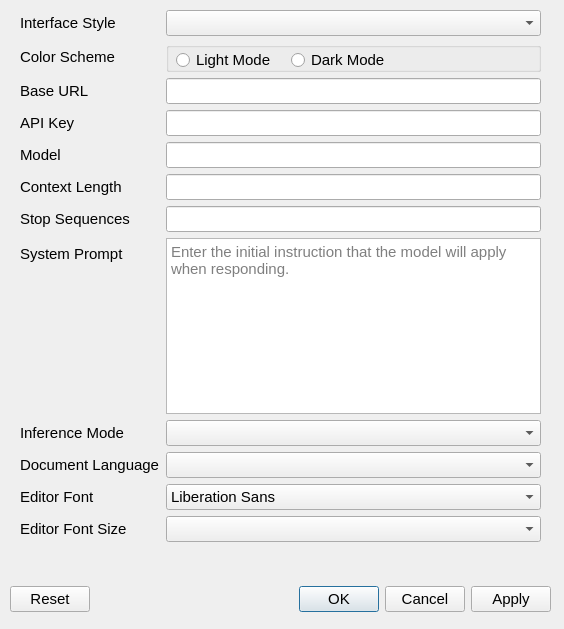
<?xml version="1.0" encoding="UTF-8"?>
<ui version="4.0">
 <class>Settings</class>
 <widget class="QWidget" name="Settings">
  <property name="windowModality">
   <enum>Qt::WindowModality::WindowModal</enum>
  </property>
  <property name="geometry">
   <rect>
    <x>0</x>
    <y>0</y>
    <width>564</width>
    <height>629</height>
   </rect>
  </property>
  <property name="sizePolicy">
   <sizepolicy hsizetype="Fixed" vsizetype="Fixed">
    <horstretch>0</horstretch>
    <verstretch>0</verstretch>
   </sizepolicy>
  </property>
  <property name="focusPolicy">
   <enum>Qt::FocusPolicy::NoFocus</enum>
  </property>
  <property name="windowTitle">
   <string>Settings</string>
  </property>
  <property name="styleSheet">
   <string notr="true"/>
  </property>
  <widget class="QDialogButtonBox" name="buttonBox">
   <property name="geometry">
    <rect>
     <x>10</x>
     <y>580</y>
     <width>541</width>
     <height>38</height>
    </rect>
   </property>
   <property name="font">
    <font>
     <pointsize>11</pointsize>
    </font>
   </property>
   <property name="orientation">
    <enum>Qt::Orientation::Horizontal</enum>
   </property>
   <property name="standardButtons">
    <set>QDialogButtonBox::StandardButton::Apply|QDialogButtonBox::StandardButton::Cancel|QDialogButtonBox::StandardButton::Ok|QDialogButtonBox::StandardButton::Reset</set>
   </property>
  </widget>
  <widget class="QWidget" name="formLayoutWidget">
   <property name="geometry">
    <rect>
     <x>10</x>
     <y>10</y>
     <width>541</width>
     <height>532</height>
    </rect>
   </property>
   <property name="font">
    <font>
     <pointsize>11</pointsize>
    </font>
   </property>
   <layout class="QFormLayout" name="formLayout">
    <property name="leftMargin">
     <number>10</number>
    </property>
    <property name="rightMargin">
     <number>10</number>
    </property>
    <item row="0" column="0">
     <widget class="QLabel" name="label_9">
      <property name="text">
       <string>Interface Style</string>
      </property>
     </widget>
    </item>
    <item row="0" column="1">
     <widget class="QComboBox" name="app_style"/>
    </item>
    <item row="1" column="0">
     <widget class="QLabel" name="label_10">
      <property name="text">
       <string>Color Scheme</string>
      </property>
     </widget>
    </item>
    <item row="4" column="0">
     <widget class="QLabel" name="label">
      <property name="font">
       <font>
        <pointsize>11</pointsize>
       </font>
      </property>
      <property name="text">
       <string>Base URL</string>
      </property>
     </widget>
    </item>
    <item row="4" column="1">
     <widget class="QLineEdit" name="llm_base_url">
      <property name="font">
       <font>
        <pointsize>11</pointsize>
       </font>
      </property>
     </widget>
    </item>
    <item row="5" column="0">
     <widget class="QLabel" name="label_4">
      <property name="font">
       <font>
        <pointsize>11</pointsize>
       </font>
      </property>
      <property name="text">
       <string>API Key</string>
      </property>
     </widget>
    </item>
    <item row="5" column="1">
     <widget class="QLineEdit" name="llm_api_key">
      <property name="font">
       <font>
        <pointsize>11</pointsize>
       </font>
      </property>
     </widget>
    </item>
    <item row="6" column="0">
     <widget class="QLabel" name="label_3">
      <property name="font">
       <font>
        <pointsize>11</pointsize>
       </font>
      </property>
      <property name="text">
       <string>Model</string>
      </property>
     </widget>
    </item>
    <item row="6" column="1">
     <widget class="QLineEdit" name="llm_model">
      <property name="font">
       <font>
        <pointsize>11</pointsize>
       </font>
      </property>
     </widget>
    </item>
    <item row="7" column="0">
     <widget class="QLabel" name="label_3">
      <property name="font">
       <font>
        <pointsize>11</pointsize>
       </font>
      </property>
      <property name="text">
       <string>Context Length</string>
      </property>
     </widget>
    </item>
    <item row="7" column="1">
     <widget class="QLineEdit" name="llm_context_length">
      <property name="font">
       <font>
        <pointsize>11</pointsize>
       </font>
      </property>
     </widget>
    </item>
    <item row="8" column="0">
     <widget class="QLabel" name="label_5">
      <property name="font">
       <font>
        <pointsize>11</pointsize>
       </font>
      </property>
      <property name="text">
       <string>Stop Sequences</string>
      </property>
     </widget>
    </item>
    <item row="8" column="1">
     <widget class="QLineEdit" name="llm_stop_sequences">
      <property name="font">
       <font>
        <pointsize>11</pointsize>
       </font>
      </property>
     </widget>
    </item>
    <item row="9" column="0">
     <widget class="QLabel" name="label_5">
      <property name="font">
       <font>
        <pointsize>11</pointsize>
       </font>
      </property>
      <property name="text">
       <string>System Prompt</string>
      </property>
     </widget>
    </item>
    <item row="9" column="1">
     <widget class="QPlainTextEdit" name="llm_sys_prompt">
      <property name="maximumSize">
       <size>
        <width>16777215</width>
        <height>16777215</height>
       </size>
      </property>
      <property name="font">
       <font>
        <pointsize>11</pointsize>
       </font>
      </property>
      <property name="placeholderText">
       <string>Enter the initial instruction that the model will apply when responding.</string>
      </property>
     </widget>
    </item>
    <item row="10" column="0">
     <widget class="QLabel" name="label_7">
      <property name="text">
       <string>Inference Mode</string>
      </property>
     </widget>
    </item>
    <item row="10" column="1">
     <widget class="QComboBox" name="llm_inference_mode"/>
    </item>
    <item row="11" column="0">
     <widget class="QLabel" name="label_8">
      <property name="text">
       <string>Document Language</string>
      </property>
     </widget>
    </item>
    <item row="11" column="1">
     <widget class="QComboBox" name="doc_lang"/>
    </item>
    <item row="12" column="0">
     <widget class="QLabel" name="label_2">
      <property name="text">
       <string>Editor Font</string>
      </property>
     </widget>
    </item>
    <item row="12" column="1">
     <widget class="QFontComboBox" name="editor_font">
      <property name="editable">
       <bool>false</bool>
      </property>
     </widget>
    </item>
    <item row="13" column="0">
     <widget class="QLabel" name="label_6">
      <property name="text">
       <string>Editor Font Size</string>
      </property>
     </widget>
    </item>
    <item row="13" column="1">
     <widget class="QComboBox" name="editor_fontsize"/>
    </item>
    <item row="1" column="1">
     <widget class="QGroupBox" name="groupBox">
      <property name="enabled">
       <bool>true</bool>
      </property>
      <property name="minimumSize">
       <size>
        <width>0</width>
        <height>30</height>
       </size>
      </property>
      <property name="baseSize">
       <size>
        <width>0</width>
        <height>0</height>
       </size>
      </property>
      <property name="title">
       <string/>
      </property>
      <property name="alignment">
       <set>Qt::AlignmentFlag::AlignLeading|Qt::AlignmentFlag::AlignLeft|Qt::AlignmentFlag::AlignTop</set>
      </property>
      <property name="checkable">
       <bool>false</bool>
      </property>
      <widget class="QWidget" name="layoutWidget">
       <property name="geometry">
        <rect>
         <x>0</x>
         <y>5</y>
         <width>395</width>
         <height>26</height>
        </rect>
       </property>
       <layout class="QHBoxLayout" name="horizontalLayout_3" stretch="0,0,0">
        <property name="spacing">
         <number>15</number>
        </property>
        <property name="sizeConstraint">
         <enum>QLayout::SizeConstraint::SetDefaultConstraint</enum>
        </property>
        <property name="leftMargin">
         <number>10</number>
        </property>
        <property name="topMargin">
         <number>0</number>
        </property>
        <item>
         <widget class="QRadioButton" name="light_mode">
          <property name="sizePolicy">
           <sizepolicy hsizetype="Fixed" vsizetype="Minimum">
            <horstretch>0</horstretch>
            <verstretch>0</verstretch>
           </sizepolicy>
          </property>
          <property name="text">
           <string>Light Mode</string>
          </property>
         </widget>
        </item>
        <item>
         <widget class="QRadioButton" name="dark_mode">
          <property name="sizePolicy">
           <sizepolicy hsizetype="Fixed" vsizetype="Minimum">
            <horstretch>0</horstretch>
            <verstretch>0</verstretch>
           </sizepolicy>
          </property>
          <property name="text">
           <string>Dark Mode</string>
          </property>
         </widget>
        </item>
        <item>
         <spacer name="horizontalSpacer">
          <property name="orientation">
           <enum>Qt::Orientation::Horizontal</enum>
          </property>
          <property name="sizeHint" stdset="0">
           <size>
            <width>40</width>
            <height>20</height>
           </size>
          </property>
         </spacer>
        </item>
       </layout>
      </widget>
     </widget>
    </item>
   </layout>
  </widget>
 </widget>
 <resources/>
 <connections/>
</ui>
